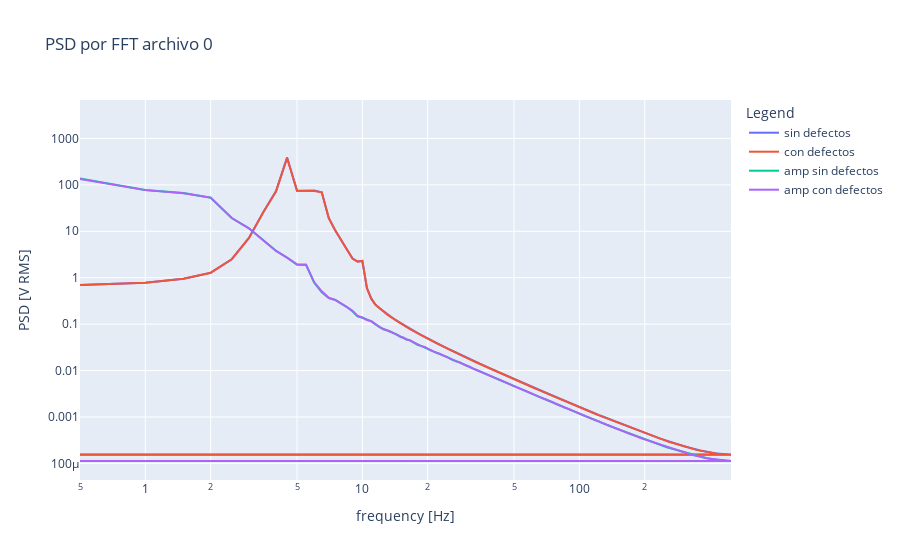
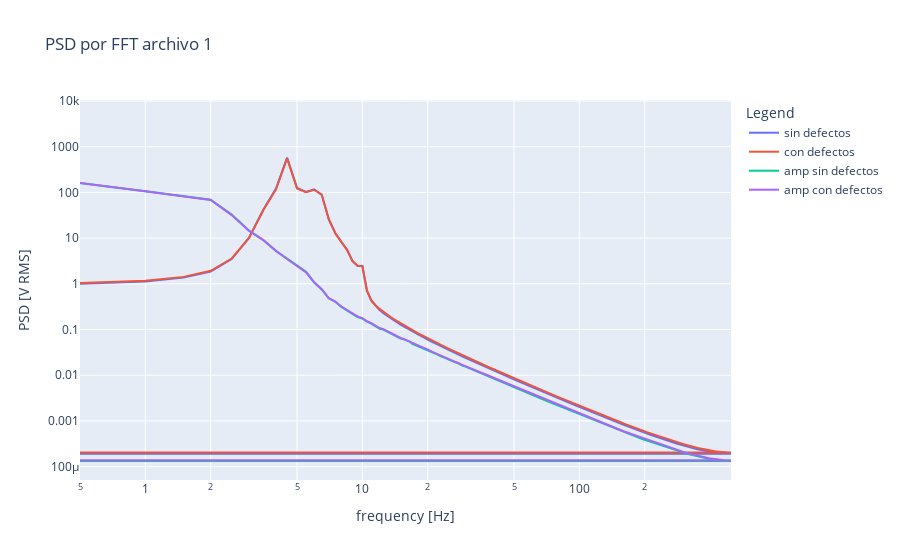

Write notebook code for charts like these, in order.
### Code cell
import plotly.graph_objects as go

iterables = zip(psd_signal_mean[:2], psd_all_mean[:2], psd_amp_mean[:2], psd_amp_all_mean[:2], freqs[:2], frequency[:2])

for i, (psd_mean, psd_all, amp_mean, amp_all, freq1, freq2) in enumerate(iterables):
    fig = go.Figure()
    fig.add_trace(go.Scatter(x=freq1, y=psd_mean, name='sin defectos'))
    fig.add_trace(go.Scatter(x=freq2, y=psd_all, name='con defectos'))
    fig.add_trace(go.Scatter(x=freq1, y=amp_mean, name='amp sin defectos'))
    fig.add_trace(go.Scatter(x=freq2, y=amp_all, name='amp con defectos'))
    fig.update_layout(
        title=f'PSD por FFT archivo {i}',
        xaxis_title='frequency [Hz]',
        yaxis_title='PSD [V RMS]',
        legend_title='Legend'
    )
    fig.update_xaxes(type='log')
    fig.update_yaxes(type='log')
    fig.show()

### Figure 1 — Plotly figure (JSON) as saved in the notebook; plotly's stock layout.template omitted (floating-point values rounded to 4 significant figures; data arrays with more than 128 entries replaced by an {"elided": "..."} marker saying what was removed)
{"data": [{"name": "sin defectos", "type": "scatter", "x": {"elided": "2000 float values"}, "y": {"elided": "2000 float values"}}, {"name": "con defectos", "type": "scatter", "x": {"elided": "2000 float values"}, "y": {"elided": "2000 float values"}}, {"name": "amp sin defectos", "type": "scatter", "x": {"elided": "2000 float values"}, "y": {"elided": "2000 float values"}}, {"name": "amp con defectos", "type": "scatter", "x": {"elided": "2000 float values"}, "y": {"elided": "2000 float values"}}], "layout": {"legend": {"title": {"text": "Legend"}}, "title": {"text": "PSD por FFT archivo 0"}, "xaxis": {"title": {"text": "frequency [Hz]"}, "type": "log"}, "yaxis": {"title": {"text": "PSD [V RMS]"}, "type": "log"}}}

### Figure 2 — Plotly figure (JSON) as saved in the notebook; plotly's stock layout.template omitted (floating-point values rounded to 4 significant figures; data arrays with more than 128 entries replaced by an {"elided": "..."} marker saying what was removed)
{"data": [{"name": "sin defectos", "type": "scatter", "x": {"elided": "2000 float values"}, "y": {"elided": "2000 float values"}}, {"name": "con defectos", "type": "scatter", "x": {"elided": "2000 float values"}, "y": {"elided": "2000 float values"}}, {"name": "amp sin defectos", "type": "scatter", "x": {"elided": "2000 float values"}, "y": {"elided": "2000 float values"}}, {"name": "amp con defectos", "type": "scatter", "x": {"elided": "2000 float values"}, "y": {"elided": "2000 float values"}}], "layout": {"legend": {"title": {"text": "Legend"}}, "title": {"text": "PSD por FFT archivo 1"}, "xaxis": {"title": {"text": "frequency [Hz]"}, "type": "log"}, "yaxis": {"title": {"text": "PSD [V RMS]"}, "type": "log"}}}
